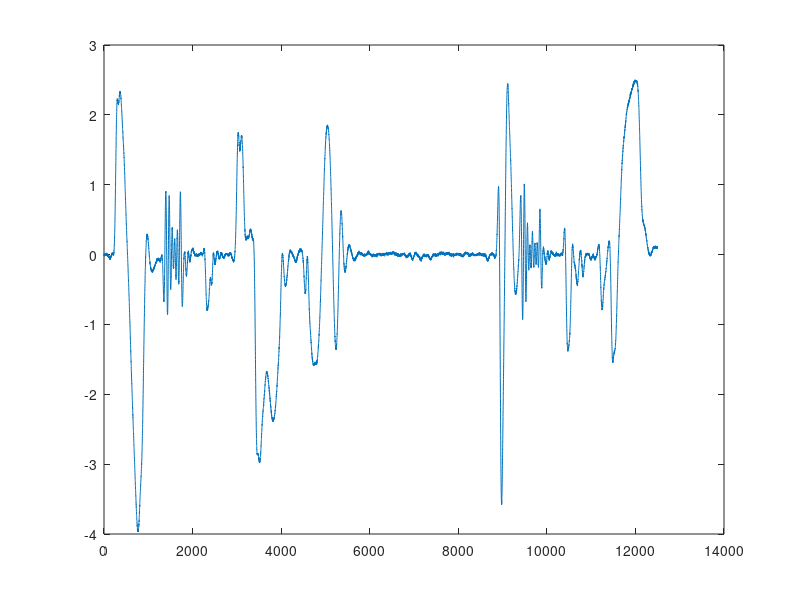

This chart was generated by the following MATLAB code: (Note: this script raises an error after producing the figure.)
%% load data, setting
close all; clc; clear all;
fprintf('train and test on a toy example using SE covariance ...\n')
data = load('audio_subband.mat');
y = data.y;
T = length(y);
y = real(hilbert(y).*exp(-1i*2*pi*data.mu*[1:T]'));
yOri = y;
y = y+randn(T,1)/50; % add some noise to the original data

% only use first few samples for training and testing for now
y = y(8e3+(1:5e4));
y = resample(y,1,4);
yOri = yOri(8e3+(1:2e5));
yOri = resample(yOri,1,4);
figure, plot(y)
T = length(y);

%% setting missing blocks
s = 80;
mInd = [400 1500 2400 3700 4800 9000 9400 ...
    1.16e4 1.3e4 1.7e4 1.8e4 2.02e4 2.14e4 ...
    2.85e4 2.9e4 3e4 3.55e4 3.8e4 3.96e4 ...
    4.52e4 4.6e4 4.72e4 4.78e4 4.83e4 4.87e4];
missingInd = zeros(T,1);
for m = 1:length(mInd);
    j = (mInd(m))+(1:randi(1)*s);
    j(j>T) = [];
    missingInd(j) = 1;
end
missingInd = missingInd==1;


%%
YtestOri = y; YtestOri(missingInd) = 0;
YtrainOri = y;
missingTrain = missingInd;
YtrainOri(missingTrain) = 0;

%% training and prediction

% parameters
noEvals = 200;

tau2 = 10;
rate = 1/10;
tau1 = tau2/rate;

K = floor(T/tau1);
Xtrain = 1:tau1*K;
Ytrain = YtrainOri(Xtrain);
Ytest = YtestOri(Xtrain);
missing = missingTrain(Xtrain);
missingStack = reshape(missing,[tau1,K])';

covfunc = {@covSEiso};
params = zeros(3,1);
params(1) = 50; % lengthscale
params(2) = sqrt(var(Ytrain)); % signal variance
params(3) = 1/2*sqrt(var(Ytrain)); % noise variance
theta_init = log(params);

[theta_end,nlml] = trainSE(theta_init,covfunc,...
    Xtrain',Ytrain,tau1,tau2,missingStack,noEvals);

[fest,vest] = predictSE(theta_end,covfunc,...
    Xtrain',Ytest,tau1,tau2,missingStack);

% data reconstruction loss
ytrue = yOri(missing);
ynoisy = y(missing);
yreco = fest(missing);
vreco = vest(missing);

res = smsError(ytrue,yreco);
fprintf('smse %.3f\n', res);
meanTrain =  mean(Ytrain);
varTrain = var(Ytrain);
res = mslLoss(ynoisy,yreco,vreco+exp(theta_end(end)),meanTrain,varTrain);
fprintf('msll %.3f\n', res);

%% plot
x = (1:length(Ytrain))';
figure(1),
plot(x, Ytrain, '-r'), hold on;
plot(x, fest, '-b')
legend('train with missing bits', 'prediction')
plot(x, fest+2*sqrt(vest), '--b')
plot(x, fest-2*sqrt(vest), '--b')
hold off;
xlim([2000 6000])
xlabel('t'), ylabel('y'), title('zoom in to see error bars')
